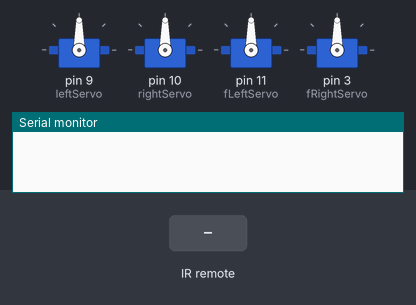
This sketch was run on a simulated Arduino Uno, built with avr-gcc and run on an emulated ATmega328P. Parts: 4 × servo, the last lines printed to the serial monitor. The test bench sets the inputs (shaded band).

Above: at 1.2 s.
1.3 s: infrared code 0x18 received
At 1.7 s:
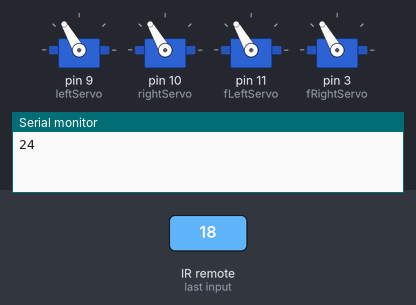
2.8 s: infrared code 0x52 received
At 4.0 s:
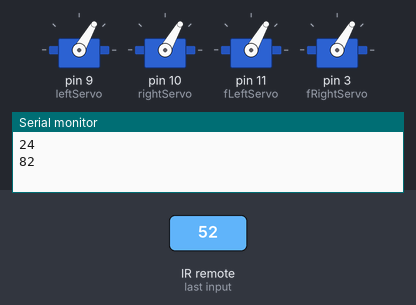
4.3 s: infrared code 0x8 received
At 5.2 s:
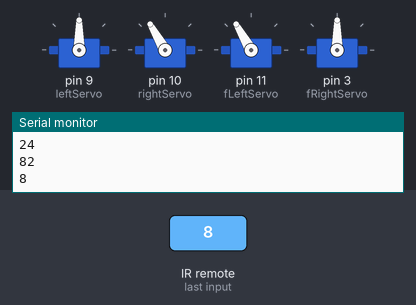
5.8 s: infrared code 0x5A received
At 6.3 s:
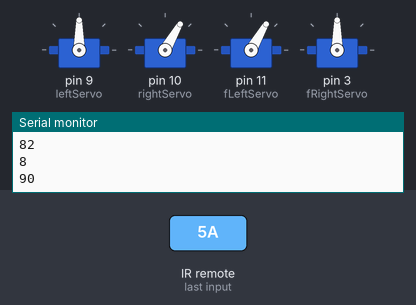
Timing chart, 0 to 8.3 s (numbered marks = the images above; inputs shaded):
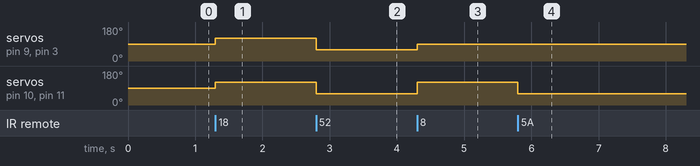

Measured:
- after the input at 1.3 s, servo on pin 9 (leftServo), servo on pin 10 (rightServo), servo on pin 11 (fLeftServo), servo on pin 3 (fRightServo): 90° → 120° at once
- after the input at 2.8 s, servo on pin 9 (leftServo), servo on pin 10 (rightServo), servo on pin 11 (fLeftServo), servo on pin 3 (fRightServo): 120° → 60° at once
- after the input at 4.3 s, servo on pin 9 (leftServo), servo on pin 3 (fRightServo): 60° → 90° at once; servo on pin 10 (rightServo), servo on pin 11 (fLeftServo): 60° → 120° at once
- after the input at 5.8 s, servo on pin 10 (rightServo), servo on pin 11 (fLeftServo): 120° → 60° at once

The sketch:

RemoteCar.ino
```cpp
// Author: Kaibo Huang
#include <Servo.h>
#include <IRremote.h>

#define IR_RECEIVE_PIN 5 // IR receiver pin

Servo leftServo;
Servo rightServo;
Servo fLeftServo;
Servo fRightServo;
// defining servo variables

const int IRreceive = 5; //Defining IR pin


void setup() {
  leftServo.attach(9);
  rightServo.attach(10);
  fLeftServo.attach(11);
  fRightServo.attach(3);
  // assigning pins to servos
  Serial.begin(9600);
  IrReceiver.begin(IR_RECEIVE_PIN);
  // starting IR receiver
  leftServo.write(90);
  rightServo.write(90);
  fLeftServo.write(90);
  fRightServo.write(90);
  //setting the servos to stop
}

void loop() {
  if (IrReceiver.decode()){
    IrReceiver.resume();
    //check if IR receiver receives signal
    if (IrReceiver.decodedIRData.command == 24){
      moveForward();
    }
    else if (IrReceiver.decodedIRData.command == 82){
      moveBackward();
    }
    else if (IrReceiver.decodedIRData.command == 8){
      turnLeft();
    }
    else if (IrReceiver.decodedIRData.command == 90){
      turnRight();
    }
    else{
      stopCar();
    }
    Serial.println(IrReceiver.decodedIRData.command);
    //prints out IR remote key
  }
}
//moves robot Forward
void moveForward(){
  leftServo.write(120);
  rightServo.write(120);
  fLeftServo.write(120);
  fRightServo.write(120);

}
//moves robot backwards
void moveBackward(){
  leftServo.write(60);
  rightServo.write(60);
  fLeftServo.write(60);
  fRightServo.write(60);
}

//moves robot left
void turnLeft(){
  leftServo.write(90);
  rightServo.write(120);
  fLeftServo.write(120);
  fRightServo.write(90);
}
//moves robot right
void turnRight(){
  leftServo.write(90);
  rightServo.write(60);
  fLeftServo.write(60);
  fRightServo.write(90);
}
//stops robot
void stopCar(){
  leftServo.write(90);
  rightServo.write(90);
  fLeftServo.write(90);
  fRightServo.write(90);
}
```
